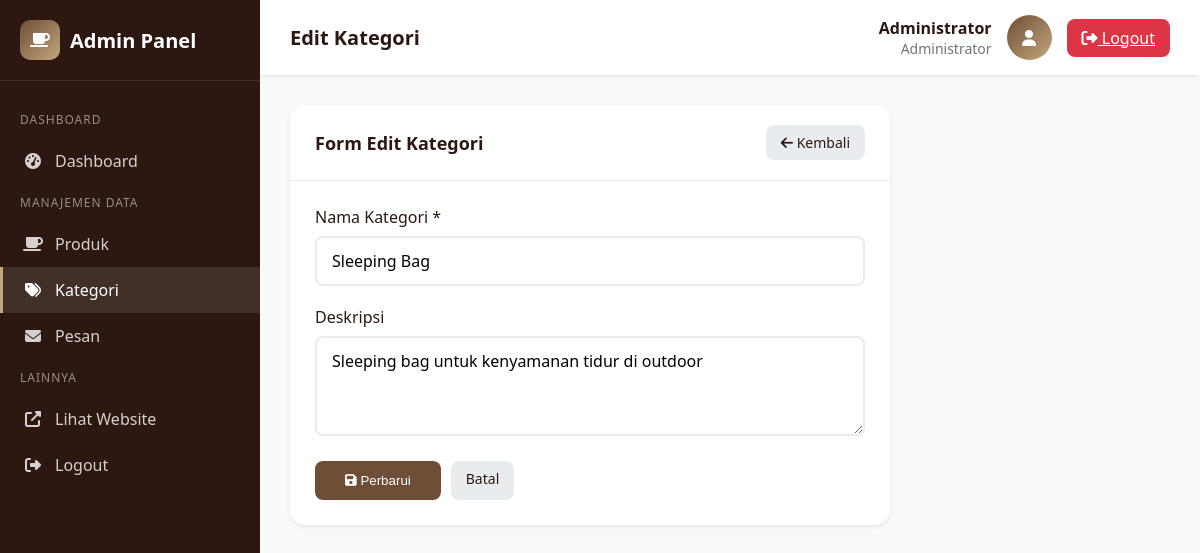
Page /admin/categories/edit.php?id=2 (signed in) on the committed database.
### tables this page shows
CREATE TABLE IF NOT EXISTS categories (
    id INT PRIMARY KEY AUTO_INCREMENT,
    nama_kategori VARCHAR(100) NOT NULL,
    deskripsi TEXT,
    gambar VARCHAR(255),
    created_at TIMESTAMP DEFAULT CURRENT_TIMESTAMP
);

### config/functions.php (called while the page is built, shortened)
<?php
require_once 'database.php';
function getCategoryById($id)
{
    global $conn;
    $stmt = $conn->prepare("SELECT * FROM categories WHERE id = ?");
    $stmt->bind_param("i", $id);
    $stmt->execute();
    return $stmt->get_result()->fetch_assoc();
}

### admin/categories/edit.php (the view, shortened to what this page needs)
<?php
require_once '../../config/functions.php';
$category_id = isset($_GET['id']) ? (int)$_GET['id'] : 0;
$category = getCategoryById($category_id);
?>
<!DOCTYPE html>
<html lang="id">
<head>
    <link rel="stylesheet" href="https://cdnjs.cloudflare.com/ajax/libs/font-awesome/6.4.0/css/all.min.css">
</head>
<body>
    <aside class="sidebar">
        <div class="sidebar-brand">
            <div class="logo-icon"><i class="fas fa-coffee"></i></div>
            <span>Admin Panel</span>
        </div>
        <nav class="sidebar-menu">
            <div class="menu-section">Dashboard</div>
            <a href="../index.php" class="menu-item">
                <i class="fas fa-tachometer-alt"></i>
                <span>Dashboard</span>
            </a>
            <div class="menu-section">Manajemen Data</div>
            <a href="../products/index.php" class="menu-item">
                <i class="fas fa-coffee"></i>
                <span>Produk</span>
            </a>
            <a href="index.php" class="menu-item active">
                <i class="fas fa-tags"></i>
                <span>Kategori</span>
            </a>
            <a href="../messages/index.php" class="menu-item">
                <i class="fas fa-envelope"></i>
                <span>Pesan</span>
            </a>
            <div class="menu-section">Lainnya</div>
            <a href="../../index.php" class="menu-item" target="_blank">
                <i class="fas fa-external-link-alt"></i>
                <span>Lihat Website</span>
            </a>
            <a href="../logout.php" class="menu-item">
                <i class="fas fa-sign-out-alt"></i>
                <span>Logout</span>
            </a>
        </nav>
    </aside>
    <main class="main-content">
        <header class="admin-header">
            <h1 class="header-title">Edit Kategori</h1>
            <div class="header-user">
                <div class="user-info">
                    <div class="user-name"><?= $_SESSION['admin_nama'] ?></div>
                    <div class="user-role">Administrator</div>
                </div>
                <div class="user-avatar"><i class="fas fa-user"></i></div>
                <a href="../logout.php" class="btn-logout"><i class="fas fa-sign-out-alt"></i> Logout</a>
            </div>
        </header>
        <div class="content">
            <div class="card">
                <div class="card-header">
                    <h2 class="card-title">Form Edit Kategori</h2>
                    <a href="index.php" class="btn-back"><i class="fas fa-arrow-left"></i> Kembali</a>
                </div>
                <div class="card-body">
                    <form method="POST" action="">
                        <div class="form-group">
                            <label for="nama_kategori">Nama Kategori *</label>
                            <input type="text" id="nama_kategori" name="nama_kategori" value="<?= $category['nama_kategori'] ?>" required>
                        </div>
                        <div class="form-group">
                            <label for="deskripsi">Deskripsi</label>
                            <textarea id="deskripsi" name="deskripsi"><?= $category['deskripsi'] ?></textarea>
                        </div>
                        <div class="btn-group">
                            <button type="submit" class="btn-submit">
                                <i class="fas fa-save"></i> Perbarui
                            </button>
                            <a href="index.php" class="btn-back">Batal</a>
                        </div>
                    </form>
                </div>
            </div>
        </div>
    </main>
</body>
</html>

### admin/categories/edit.php (style rules this page uses)
:root { --primary: #6F4E37; --primary-dark: #5D4037; --dark: #2C1810; --white: #ffffff; --gray-100: #f8f9fa; --gray-200: #e9ecef; --gray-600: #6c757d; --danger: #dc3545; --shadow: 0 0.125rem 0.25rem rgba(0, 0, 0, 0.075); }
* { margin: 0; padding: 0; box-sizing: border-box; }
body { font-family: 'Segoe UI', Tahoma, Geneva, Verdana, sans-serif; background: var(--gray-100); min-height: 100vh; }
.sidebar { position: fixed; top: 0; left: 0; width: 260px; height: 100vh; background: var(--dark); color: var(--white); z-index: 100; }
.sidebar-brand { padding: 20px; display: flex; align-items: center; gap: 10px; border-bottom: 1px solid rgba(255, 255, 255, 0.1); }
.sidebar-brand .logo-icon { width: 40px; height: 40px; background: linear-gradient(135deg, var(--primary), #C4A77D); border-radius: 10px; display: flex; align-items: center; justify-content: center; }
.sidebar-brand span { font-size: 1.25rem; font-weight: 700; }
.sidebar-menu { padding: 20px 0; }
.menu-section { padding: 10px 20px; font-size: 0.75rem; text-transform: uppercase; color: rgba(255, 255, 255, 0.5); letter-spacing: 1px; }
.menu-item { padding: 12px 20px; display: flex; align-items: center; gap: 12px; color: rgba(255, 255, 255, 0.8); text-decoration: none; transition: all 0.3s; border-left: 3px solid transparent; }
.menu-item:hover, .menu-item.active { background: rgba(255, 255, 255, 0.1); color: var(--white); border-left-color: #C4A77D; }
.menu-item i { width: 20px; text-align: center; }
.main-content { margin-left: 260px; min-height: 100vh; }
.admin-header { background: var(--white); padding: 15px 30px; display: flex; justify-content: space-between; align-items: center; box-shadow: var(--shadow); }
.header-title { font-size: 1.25rem; font-weight: 600; color: var(--dark); }
.header-user { display: flex; align-items: center; gap: 15px; }
.user-info { text-align: right; }
.user-name { font-weight: 600; color: var(--dark); }
.user-role { font-size: 0.875rem; color: var(--gray-600); }
.user-avatar { width: 45px; height: 45px; background: linear-gradient(135deg, var(--primary), #C4A77D); border-radius: 50%; display: flex; align-items: center; justify-content: center; color: var(--white); }
.btn-logout { padding: 8px 15px; background: var(--danger); color: var(--white); border: none; border-radius: 8px; cursor: pointer; }
.content { padding: 30px; }
.card { background: var(--white); border-radius: 15px; box-shadow: var(--shadow); overflow: hidden; max-width: 600px; }
.card-header { padding: 20px 25px; border-bottom: 1px solid var(--gray-200); display: flex; justify-content: space-between; align-items: center; }
.card-title { font-size: 1.125rem; font-weight: 600; color: var(--dark); }
.btn-back { padding: 8px 15px; background: var(--gray-200); color: var(--dark); border: none; border-radius: 8px; text-decoration: none; font-size: 0.875rem; }
.card-body { padding: 25px; }
.form-group { margin-bottom: 20px; }
.form-group label { display: block; margin-bottom: 8px; font-weight: 500; color: var(--dark); }
.form-group input, .form-group textarea { width: 100%; padding: 12px 15px; border: 2px solid var(--gray-200); border-radius: 8px; font-size: 1rem; transition: all 0.3s; font-family: inherit; }
.form-group textarea { min-height: 100px; resize: vertical; }
.btn-submit { padding: 12px 30px; background: var(--primary); color: var(--white); border: none; border-radius: 8px; font-weight: 500; cursor: pointer; transition: all 0.3s; }
.btn-group { display: flex; gap: 10px; }

### rows in the picture
categories: nama_kategori "Sleeping Bag", deskripsi "Sleeping bag untuk kenyamanan tidur di outdoor"

### other values in the picture
$_SESSION['admin_nama'] "Administrator"
